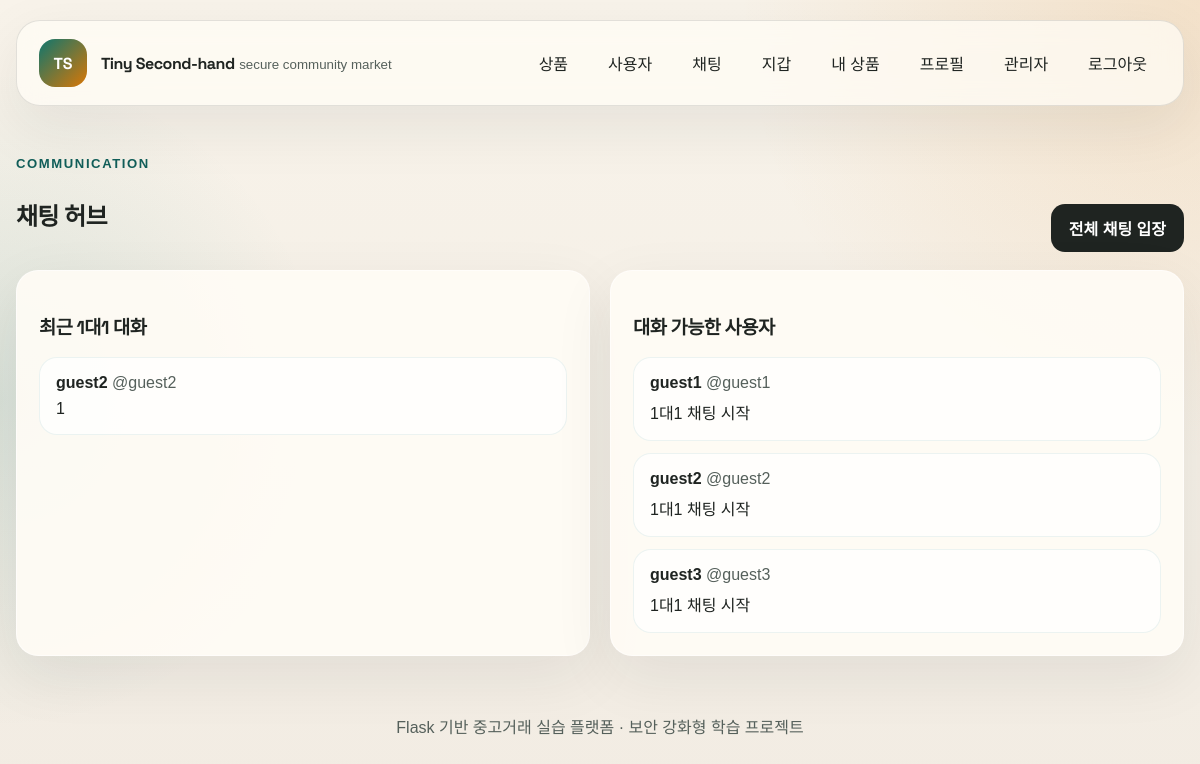
Page /chat/ (signed in) on the committed database.
### app/models.py (models this page shows, shortened)
class User(db.Model, UserMixin):
    __table_args__ = (
        db.CheckConstraint("balance >= 0", name="ck_user_balance_non_negative"),
    )
    id = db.Column(db.Integer, primary_key=True)
    username = db.Column(db.String(30), unique=True, nullable=False, index=True)
    display_name = db.Column(db.String(60), nullable=False)
    password_hash = db.Column(db.String(255), nullable=False)
    bio = db.Column(db.String(300), nullable=False, default="")
    is_admin = db.Column(db.Boolean, nullable=False, default=False)
    is_suspended = db.Column(db.Boolean, nullable=False, default=False)
    is_deleted = db.Column(db.Boolean, nullable=False, default=False)
    balance = db.Column(db.Numeric(12, 2), nullable=False, default=Decimal("100000.00"))
    created_at = db.Column(db.DateTime, nullable=False, default=utcnow)
    deleted_at = db.Column(db.DateTime, nullable=True)
    updated_at = db.Column(db.DateTime, nullable=False, default=utcnow, onupdate=utcnow)
    products = db.relationship("Product", back_populates="seller", lazy="dynamic")
    reports_sent = db.relationship(
        "Report",
        foreign_keys="Report.reporter_id",
        back_populates="reporter",
        lazy="dynamic",
    )
    reports_received = db.relationship(
        "Report",
        foreign_keys="Report.target_user_id",
        back_populates="target_user",
        lazy="dynamic",
    )
    reports_reviewed = db.relationship(
        "Report",
        foreign_keys="Report.reviewed_by_id",
        back_populates="reviewed_by",
        lazy="dynamic",
    )
    messages_sent = db.relationship(
        "Message",
        foreign_keys="Message.sender_id",
        back_populates="sender",
        lazy="dynamic",
    )
    messages_received = db.relationship(
        "Message",
        foreign_keys="Message.recipient_id",
        back_populates="recipient",
        lazy="dynamic",
    )
    transfers_sent = db.relationship(
        "Transfer",
        foreign_keys="Transfer.sender_id",
        back_populates="sender",
        lazy="dynamic",
    )
    transfers_received = db.relationship(
        "Transfer",
        foreign_keys="Transfer.recipient_id",
        back_populates="recipient",
        lazy="dynamic",
    )
    admin_actions = db.relationship(
        "AdminActionLog",
        foreign_keys="AdminActionLog.admin_id",
        back_populates="admin",
        lazy="dynamic",
    )

class Message(db.Model):
    __table_args__ = (
        db.CheckConstraint(
            "room_type in ('global', 'direct')",
            name="ck_message_room_type_valid",
        ),
    )
    id = db.Column(db.Integer, primary_key=True)
    sender_id = db.Column(
        db.Integer, db.ForeignKey("user.id"), nullable=False, index=True
    )
    recipient_id = db.Column(
        db.Integer, db.ForeignKey("user.id"), nullable=True, index=True
    )
    room_type = db.Column(db.String(20), nullable=False)
    thread_key = db.Column(db.String(50), nullable=False, index=True)
    body = db.Column(db.String(400), nullable=False)
    is_removed = db.Column(db.Boolean, nullable=False, default=False)
    created_at = db.Column(db.DateTime, nullable=False, default=utcnow, index=True)
    sender = db.relationship(
        "User", foreign_keys=[sender_id], back_populates="messages_sent"
    )
    recipient = db.relationship(
        "User", foreign_keys=[recipient_id], back_populates="messages_received"
    )

### app/routes/chat.py (the view)
@chat_bp.route("/")
@active_user_required
def hub():
    available_users = (
        User.query.filter(
            User.id != current_user.id,
            User.is_deleted.is_(False),
            User.is_suspended.is_(False),
        )
        .order_by(User.is_admin.desc(), User.display_name.asc())
        .all()
    )
    recent_direct_messages = (
        Message.query.filter(
            Message.room_type == "direct",
            or_(
                Message.sender_id == current_user.id,
                Message.recipient_id == current_user.id,
            ),
            Message.is_removed.is_(False),
        )
        .order_by(Message.created_at.desc())
        .all()
    )
    thread_map = {}
    for message in recent_direct_messages:
        other_user = (
            message.recipient
            if message.sender_id == current_user.id
            else message.sender
        )
        if other_user and not other_user.is_deleted and other_user.id not in thread_map:
            thread_map[other_user.id] = {"user": other_user, "last_message": message}
    threads = list(thread_map.values())
    return render_template("chat/hub.html", users=available_users, threads=threads)

### app/utils.py (called while the page is built, shortened)
def active_user_required(view):
    @wraps(view)
    @login_required
    def wrapped_view(*args, **kwargs):
        return view(*args, **kwargs)
    return wrapped_view

### app/templates/chat/hub.html (shortened to what this page needs)
{% extends 'base.html' %}
{% block content %}
<section class="section-head">
    <div>
        <span class="eyebrow">Communication</span>
        <h2>채팅 허브</h2>
    </div>
    <a class="btn btn-primary" href="{{ url_for('chat.global_chat') }}">전체 채팅 입장</a>
</section>
<section class="split-grid">
    <article class="panel-card">
        <h3>최근 1대1 대화</h3>
        <div class="conversation-list">
            {% for thread in threads %}
                <a class="conversation-item" href="{{ url_for('chat.direct_chat', user_id=thread.user.id) }}">
                    <strong>{{ thread.user.display_name }}</strong>
                    <span class="muted">@{{ thread.user.username }}</span>
                    <p>{{ thread.last_message.body }}</p>
                </a>
            {% else %}
                <p class="muted">아직 시작한 개인 채팅이 없습니다.</p>
            {% endfor %}
        </div>
    </article>
    <article class="panel-card">
        <h3>대화 가능한 사용자</h3>
        <div class="conversation-list">
            {% for user in users %}
                <a class="conversation-item" href="{{ url_for('chat.direct_chat', user_id=user.id) }}">
                    <strong>{{ user.display_name }}</strong>
                    <span class="muted">@{{ user.username }}</span>
                    <p>{% if user.is_suspended %}정지 계정{% else %}1대1 채팅 시작{% endif %}</p>
                </a>
            {% else %}
                <p class="muted">표시할 사용자가 없습니다.</p>
            {% endfor %}
        </div>
    </article>
</section>
{% endblock %}

### app/templates/base.html (shortened to what this page needs)
<!doctype html>
<html lang="ko">
<head>
    <link rel="stylesheet" href="{{ url_for('static', filename='css/style.css') }}">
</head>
<body>
    <div class="site-shell">
        <header class="topbar">
            <a class="brand" href="{{ url_for('main.index') }}">
                <span class="brand-mark">TS</span>
                <span>
                    <strong>Tiny Second-hand</strong>
                    <small>secure community market</small>
                </span>
            </a>
            <nav class="nav-links">
                <a href="{{ url_for('products.product_list') }}">상품</a>
                <a href="{{ url_for('main.users') }}">사용자</a>
                {% if current_user.is_authenticated %}
                    <a href="{{ url_for('chat.hub') }}">채팅</a>
                    <a href="{{ url_for('wallet.index') }}">지갑</a>
                    <a href="{{ url_for('products.my_products') }}">내 상품</a>
                    <a href="{{ url_for('main.profile') }}">프로필</a>
                    {% if current_user.is_admin %}
                        <a href="{{ url_for('admin.dashboard') }}">관리자</a>
                    {% endif %}
                    <a href="{{ url_for('auth.logout') }}">로그아웃</a>
                {% else %}
                    <a href="{{ url_for('auth.login') }}">로그인</a>
                    <a class="nav-accent" href="{{ url_for('auth.register') }}">회원가입</a>
                {% endif %}
            </nav>
        </header>
        <main class="page-shell">
            {% block content %}{% endblock %}
        </main>
        <footer class="footer">
            <p>Flask 기반 중고거래 실습 플랫폼 · 보안 강화형 학습 프로젝트</p>
        </footer>
    </div>
</body>
</html>

### app/static/css/style.css (style rules this page uses)
:root { --bg: #f4efe7; --bg-soft: #fbf8f2; --ink: #1f2421; --ink-soft: #55605b; --line: rgba(31, 36, 33, 0.12); --primary: #0f766e; --primary-strong: #115e59; --secondary: #d97706; --danger: #b91c1c; --warning: #b45309; --card: rgba(255, 252, 246, 0.9); --shadow: 0 20px 60px rgba(31, 36, 33, 0.08); --radius: 22px; }
* { box-sizing: border-box; }
body { margin: 0; font-family: "Noto Sans KR", sans-serif; color: var(--ink); background: radial-gradient(circle at top right, rgba(217, 119, 6, 0.14), transparent 32%), radial-gradient(circle at left center, rgba(15, 118, 110, 0.12), transparent 26%), linear-gradient(180deg, #f8f3ea 0%, #f2ece3 100%); min-height: 100vh; }
a { color: inherit; text-decoration: none; }
.site-shell { width: min(1180px, calc(100% - 32px)); margin: 0 auto; padding: 20px 0 40px; }
.topbar { display: flex; align-items: center; justify-content: space-between; gap: 20px; padding: 18px 22px; border: 1px solid var(--line); border-radius: 24px; background: rgba(255, 252, 246, 0.72); backdrop-filter: blur(14px); box-shadow: var(--shadow); }
.brand { display: flex; align-items: center; gap: 14px; }
.brand strong, h1, h2, h3 { font-family: "Space Grotesk", "Noto Sans KR", sans-serif; letter-spacing: -0.03em; }
.brand small, .muted, .helper-text { color: var(--ink-soft); }
.brand-mark { width: 48px; height: 48px; border-radius: 16px; display: grid; place-items: center; background: linear-gradient(135deg, var(--primary), var(--secondary)); color: #fff; font-family: "Space Grotesk", sans-serif; font-weight: 700; }
.nav-links { display: flex; flex-wrap: wrap; align-items: center; gap: 12px; }
.nav-links a { padding: 10px 14px; border-radius: 999px; transition: background-color 0.2s ease, transform 0.2s ease; }
.page-shell { padding: 30px 0; }
.hero-panel, .detail-hero, .panel-card, .form-card, .table-card, .detail-panel, .media-panel, .detail-sidecard, .error-card { background: var(--card); border: 1px solid rgba(255, 255, 255, 0.6); border-radius: var(--radius); box-shadow: var(--shadow); }
.hero-grid, .card-grid, .split-grid, .wallet-grid, .product-detail-grid { display: grid; gap: 20px; }
.section-head { display: flex; justify-content: space-between; align-items: end; gap: 16px; margin: 18px 0; }
.eyebrow { display: inline-block; margin-bottom: 6px; color: var(--primary-strong); font-size: 0.82rem; font-weight: 700; text-transform: uppercase; letter-spacing: 0.12em; }
.card-body, .user-card, .empty-card, .panel-card, .form-card, .detail-panel, .detail-sidecard, .media-panel, .error-card { padding: 22px; }
.btn { display: inline-flex; align-items: center; justify-content: center; gap: 8px; border: 0; border-radius: 14px; padding: 12px 18px; cursor: pointer; font-weight: 700; font-family: inherit; transition: transform 0.2s ease, opacity 0.2s ease; }
.btn-primary { background: var(--ink); color: #fff; }
.split-grid { grid-template-columns: repeat(2, minmax(0, 1fr)); }
.conversation-list { display: grid; gap: 12px; }
.conversation-item { display: block; padding: 16px; border-radius: 18px; background: rgba(255, 255, 255, 0.72); border: 1px solid rgba(15, 118, 110, 0.08); }
.conversation-item p { margin: 8px 0 0; }
.footer { padding: 12px 6px 0; color: var(--ink-soft); text-align: center; }

### rows in the picture
User: user.display_name "guest2", user.username "guest2", display_name "guest2", username "guest2", is_suspended "1대1 채팅 시작"
Message: last_message.body "1"
User: display_name "guest1", username "guest1", is_suspended "1대1 채팅 시작"
User: display_name "guest3", username "guest3", is_suspended "1대1 채팅 시작"
